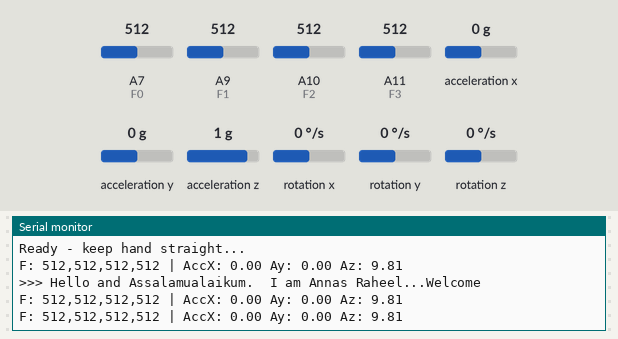
This sketch was run on a simulated Arduino Mega 2560, built with avr-gcc and run on an emulated ATmega2560. Parts: the last lines printed to the serial monitor. Inputs (shaded band) come from the test bench; at power-on: acceleration x 0 g, A7 (F0) = 512, A9 (F1) = 512, A10 (F2) = 512, A11 (F3) = 512, acceleration y 0 g, acceleration z 1 g, rotation x 0 °/s, rotation y 0 °/s, rotation z 0 °/s.

Above: at 2.4 s.
2.5 s: acceleration x set to -1.4 g
At 2.75 s:
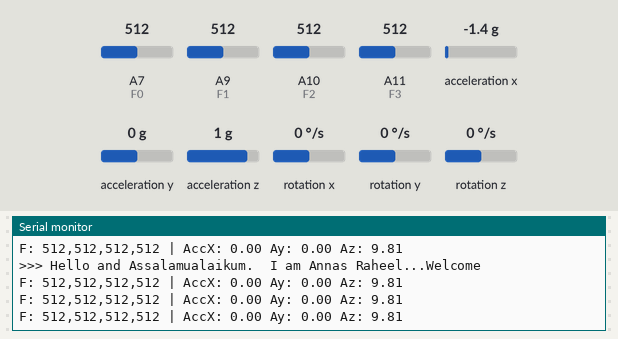
4.0 s: A7 (F0) set to 390
At 4.39 s:
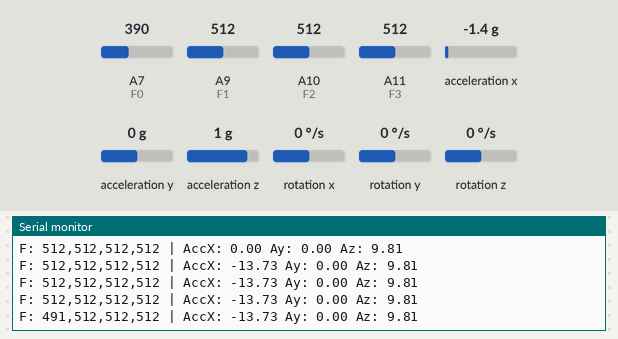
5.5 s: A9 (F1) set to 390
At 5.63 s:
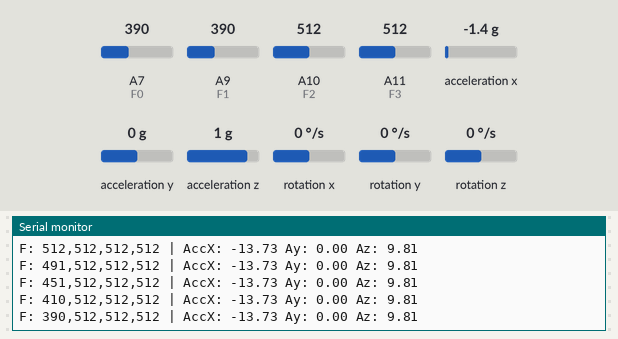
7.0 s: A10 (F2) set to 390
At 7.27 s:
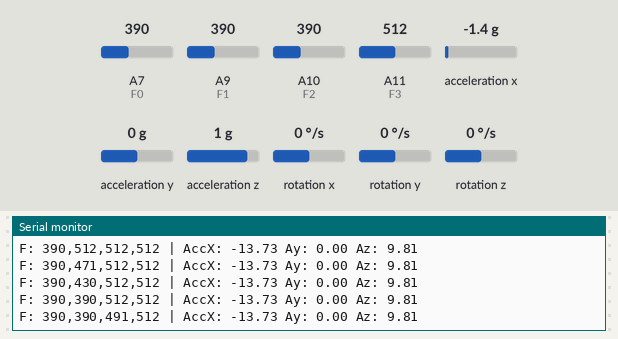
8.5 s: A11 (F3) set to 390
At 8.51 s:
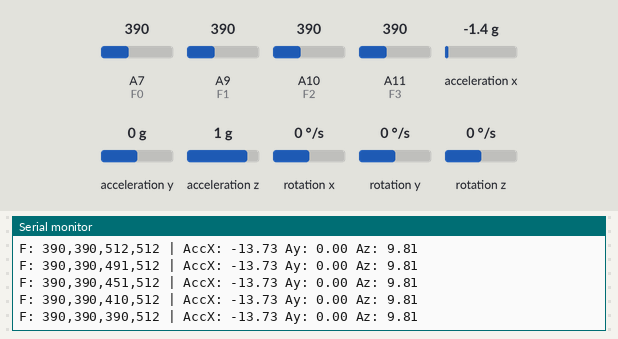
10.0 s: acceleration y set to -1.4 g
At 10.15 s:
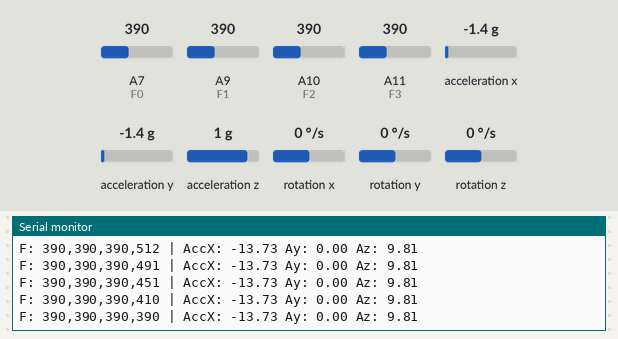
Timing chart, 0 to 12.5 s (numbered marks = the images above; inputs shaded):
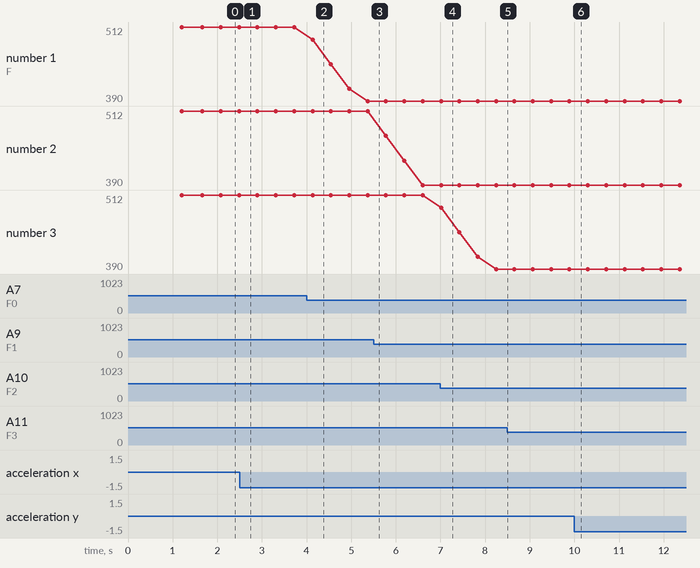

The sketch:

Smart_Gesture_to_Speech_Glove.ino
```cpp
#include <Wire.h>
#include <MPU6050.h>

MPU6050 mpu;

// --- Flex pins ---
const int F0 = A7; // thumb
const int F1 = A9; // index
const int F2 = A10; // middle
const int F3 = A11; // ring

// --- smoothing ---
const int MOVAVG = 6;
int flexBuf[4][MOVAVG];
int bufIdx = 0;

// --- thresholds (adjusted) ---
const int T0 =  221; // thumb bend
const int T1v = 260; // index bend
const int T2v = 254; // middle (slightly easier)
const int T3v = 228; // ring bend

const int R0 = 247;  // thumb release
const int R1r = 290; // index release
const int R2r = 299; // middle release
const int R3r = 275; // ring release

// --- gesture state ---
bool gestureActive = false;
unsigned long lastSend = 0;
const unsigned long COOLDOWN = 1200UL;
String lastMessage = "";

// --- MPU thresholds (corrected orientation) ---
const float MPU_FORWARD = -3.0;
const float MPU_BACK    = 4.0;
const float MPU_LEFT    = 4.0;
const float MPU_RIGHT   = -9.0;

// -------- Helper: send message ----------
void sendMsg(String m) {
  if (m.length() == 0) return;
  Serial.println(">>> " + m);
  Serial1.println(m);
  lastSend = millis();
  lastMessage = m;
}

// -------- Flex smooth reading -----------
float readFlexSmooth(int idx, int pin) {
  flexBuf[idx][bufIdx] = analogRead(pin);
  long s = 0;
  for (int i = 0; i < MOVAVG; i++) s += flexBuf[idx][i];
  return float(s) / MOVAVG;
}

// -------- Setup ----------
void setup() {
  Serial.begin(9600);
  Serial1.begin(9600); // HC-05
  Wire.begin();

  for (int i = 0; i < MOVAVG; i++) {
    flexBuf[0][i] = analogRead(F0);
    flexBuf[1][i] = analogRead(F1);
    flexBuf[2][i] = analogRead(F2);
    flexBuf[3][i] = analogRead(F3);
  }

  Serial.println("Initializing MPU...");
  mpu.initialize();
  if (mpu.testConnection()) Serial.println("MPU6050 FOUND");
  else Serial.println("MPU6050 NOT FOUND - MPU gestures disabled");

  delay(600);
  Serial.println("Ready - keep hand straight...");
  delay(600);
}

// -------- Loop ----------
void loop() {
  bufIdx = (bufIdx + 1) % MOVAVG;

  float fv0 = readFlexSmooth(0, F0);
  float fv1 = readFlexSmooth(1, F1);
  float fv2 = readFlexSmooth(2, F2);
  float fv3 = readFlexSmooth(3, F3);

  bool bent0 = (fv0 > T0);
  bool bent1 = (fv1 > T1v);
  bool bent2 = (fv2 > T2v);
  bool bent3 = (fv3 > T3v);

  bool released0 = (fv0 < R0);
  bool released1 = (fv1 < R1r);
  bool released2 = (fv2 < R2r);
  bool released3 = (fv3 < R3r);

  int16_t ax_raw, ay_raw, az_raw, gx, gy, gz;
  mpu.getMotion6(&ax_raw, &ay_raw, &az_raw, &gx, &gy, &gz);
  float ax = (ax_raw / 16384.0) * 9.81;
  float ay = (ay_raw / 16384.0) * 9.81;
  float az = (az_raw / 16384.0) * 9.81;

  static unsigned long lastDbg = 0;
  if (millis() - lastDbg > 400) {
    Serial.print("F: ");
    Serial.print((int)fv0); Serial.print(",");
    Serial.print((int)fv1); Serial.print(",");
    Serial.print((int)fv2); Serial.print(",");
    Serial.print((int)fv3);
    Serial.print(" | AccX: "); Serial.print(ax,2);
    Serial.print(" Ay: "); Serial.print(ay,2);
    Serial.print(" Az: "); Serial.println(az,2);
    lastDbg = millis();
  }

  String msg = "";

  if (!gestureActive) {
    // ---- FLEX single gestures ----
    if (bent0 && millis() - lastSend > COOLDOWN)
      msg = "Hello and Assalamualaikum.  I am Annas Raheel...Welcome ";
    else if (bent1 && millis() - lastSend > COOLDOWN)
      msg = "Thank you for watching! Together, we shape the future of communication.";
    else if (bent2 && millis() - lastSend > COOLDOWN)
      msg = "Our project converts gestures and sign language into speech using flex and motion sensors. This glove translates hand movements into voice for the speech-impaired.";
    else if (bent3 && millis() - lastSend > COOLDOWN)
      msg = "Ich bin Annas .";

    // ---- Combo gestures ----
    else if (bent0 && bent1 && millis() - lastSend > COOLDOWN)
      msg = "Technology that gives voice to silence.";
    else if (bent2 && bent3 && millis() - lastSend > COOLDOWN)
      msg = "Designed, developed, and demonstrated by Mechatron Predators.";

    // ---- MPU gestures ---- (axes corrected)

    else if (ay > MPU_BACK && millis() - lastSend > COOLDOWN)
      msg = "Let's Dive deeper into How Our System Actually Works.";
    else if (ax < MPU_RIGHT && millis() - lastSend > COOLDOWN)
      msg = "Thank you for watching! Together, we shape the future of communication.";
    else if (ax > MPU_LEFT && millis() - lastSend > COOLDOWN)
      msg = "Because every Sign Has Voice— we make it heard." ;

    if (msg.length() > 0) {
      sendMsg(msg);
      gestureActive = true;
    }
  }
  else {
    bool flexNeutral =
    (released0 && released1 &&
    released2 && released3);
    if (flexNeutral){
      gestureActive = false;

    }
  }

  delay(200);
}
```

Measured:
- after the input at 4.0 s, the serial monitor: prints a new line after 0.13 s (image 2)
- after the input at 7.0 s, the serial monitor: prints a new line at once (image 4)
- plotted number 1: 512 → 390 after the input at 4.0 s
